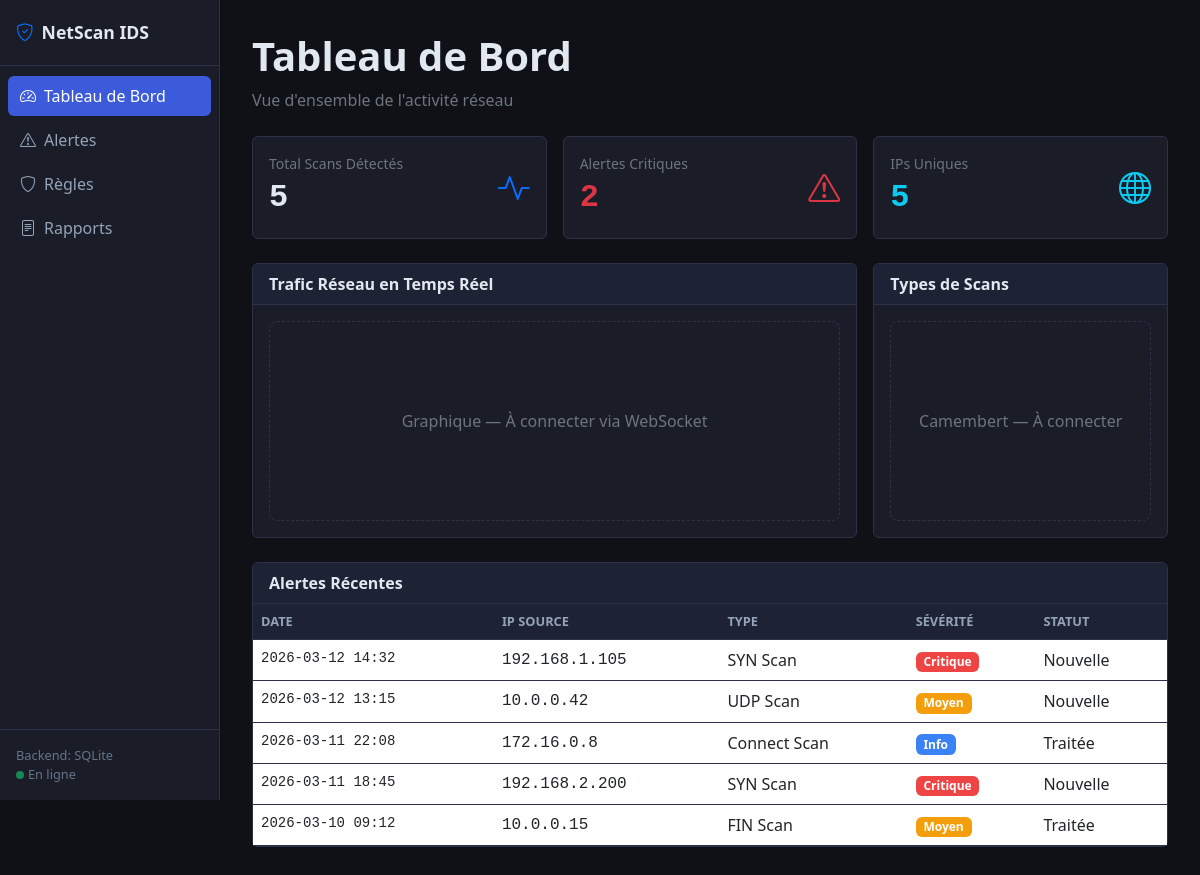
The page / on the database its author committed.
### tables this page shows
CREATE TABLE alertes (
            id INTEGER PRIMARY KEY AUTOINCREMENT,
            date TEXT NOT NULL,
            ip TEXT NOT NULL,
            type TEXT NOT NULL,
            severite TEXT NOT NULL,
            statut TEXT DEFAULT 'Nouvelle'
        );

### app.py (the view)
@app.route("/")
def dashboard():
    conn = get_db()
    total     = conn.execute("SELECT COUNT(*) FROM alertes").fetchone()[0]
    critiques = conn.execute("SELECT COUNT(*) FROM alertes WHERE severite='Critique'").fetchone()[0]
    ips       = conn.execute("SELECT COUNT(DISTINCT ip) FROM alertes").fetchone()[0]
    recentes  = conn.execute("SELECT * FROM alertes ORDER BY date DESC LIMIT 5").fetchall()
    conn.close()
    return render_template("dashboard.html",
        total=total, critiques=critiques, ips=ips, recentes=recentes)

### app.py (called while the page is built)
def get_db():
    conn = sqlite3.connect(DB_PATH)
    conn.row_factory = sqlite3.Row
    return conn

### templates/dashboard.html
{% extends "base.html" %}
{% set page = "dashboard" %}
{% block content %}
<div class="mb-4">
  <h1 class="fw-bold">Tableau de Bord</h1>
  <p class="text-secondary">Vue d'ensemble de l'activité réseau</p>
</div>
<div class="row g-3 mb-4">
  <div class="col-md-4">
    <div class="card">
      <div class="card-body d-flex justify-content-between align-items-center">
        <div>
          <div class="text-secondary small">Total Scans Détectés</div>
          <div class="fs-2 fw-bold font-monospace">{{ total }}</div>
        </div>
        <i class="bi bi-activity fs-2 text-primary"></i>
      </div>
    </div>
  </div>
  <div class="col-md-4">
    <div class="card">
      <div class="card-body d-flex justify-content-between align-items-center">
        <div>
          <div class="text-secondary small">Alertes Critiques</div>
          <div class="fs-2 fw-bold font-monospace text-danger">{{ critiques }}</div>
        </div>
        <i class="bi bi-exclamation-triangle fs-2 text-danger"></i>
      </div>
    </div>
  </div>
  <div class="col-md-4">
    <div class="card">
      <div class="card-body d-flex justify-content-between align-items-center">
        <div>
          <div class="text-secondary small">IPs Uniques</div>
          <div class="fs-2 fw-bold font-monospace text-info">{{ ips }}</div>
        </div>
        <i class="bi bi-globe fs-2 text-info"></i>
      </div>
    </div>
  </div>
</div>
<div class="row g-3 mb-4">
  <div class="col-md-8">
    <div class="card">
      <div class="card-header">Trafic Réseau en Temps Réel</div>
      <div class="card-body d-flex align-items-center justify-content-center" style="height:200px; border: 1px dashed #2d3148; margin:1rem; border-radius:8px;">
        <span class="text-secondary">Graphique — À connecter via WebSocket</span>
      </div>
    </div>
  </div>
  <div class="col-md-4">
    <div class="card">
      <div class="card-header">Types de Scans</div>
      <div class="card-body d-flex align-items-center justify-content-center" style="height:200px; border: 1px dashed #2d3148; margin:1rem; border-radius:8px;">
        <span class="text-secondary">Camembert — À connecter</span>
      </div>
    </div>
  </div>
</div>
<div class="card">
  <div class="card-header">Alertes Récentes</div>
  <div class="card-body p-0">
    <table class="table table-hover mb-0">
      <thead>
        <tr>
          <th>Date</th><th>IP Source</th><th>Type</th><th>Sévérité</th><th>Statut</th>
        </tr>
      </thead>
      <tbody>
        {% for a in recentes %}
        <tr>
          <td class="font-monospace small">{{ a.date }}</td>
          <td class="font-monospace">{{ a.ip }}</td>
          <td>{{ a.type }}</td>
          <td>
            <span class="badge badge-{{ a.severite | lower }}">{{ a.severite }}</span>
          </td>
          <td>{{ a.statut }}</td>
        </tr>
        {% endfor %}
      </tbody>
    </table>
  </div>
</div>
{% endblock %}

### templates/base.html (shortened to what this page needs)
<!DOCTYPE html>
<html lang="fr">
<head>
  <link href="https://cdn.jsdelivr.net/npm/bootstrap@5.3.0/dist/css/bootstrap.min.css" rel="stylesheet"/>
  <link href="https://cdn.jsdelivr.net/npm/bootstrap-icons@1.11.0/font/bootstrap-icons.css" rel="stylesheet"/>
</head>
<body>
<div class="sidebar d-flex flex-column">
  <div class="brand">
    <i class="bi bi-shield-check me-2 text-primary"></i>NetScan IDS
  </div>
  <nav class="nav flex-column mt-2 flex-grow-1">
    <a href="/" class="nav-link {% if page=='dashboard' %}active{% endif %}">
      <i class="bi bi-speedometer2 me-2"></i>Tableau de Bord
    </a>
    <a href="/alertes" class="nav-link {% if page=='alertes' %}active{% endif %}">
      <i class="bi bi-exclamation-triangle me-2"></i>Alertes
    </a>
    <a href="/regles" class="nav-link {% if page=='regles' %}active{% endif %}">
      <i class="bi bi-shield me-2"></i>Règles
    </a>
    <a href="/rapports" class="nav-link {% if page=='rapports' %}active{% endif %}">
      <i class="bi bi-file-text me-2"></i>Rapports
    </a>
  </nav>
  <div class="p-3 border-top" style="border-color:#2d3148!important; font-size:0.8rem; color:#64748b;">
    <div>Backend: SQLite</div>
    <div><span class="status-dot bg-success me-1"></span>En ligne</div>
  </div>
</div>
<div class="main-content">
  {% block content %}{% endblock %}
</div>
</body>
</html>

### templates/base.html (style rules this page uses)
body { background-color: #0f1117; color: #e2e8f0; min-height: 100vh; }
.sidebar { width: 220px; min-height: 100vh; background: #1a1d27; border-right: 1px solid #2d3148; position: fixed; top: 0; left: 0; }
.sidebar .brand { padding: 1.2rem 1rem; border-bottom: 1px solid #2d3148; font-weight: 700; font-size: 1.1rem; }
.sidebar .nav-link { color: #94a3b8; border-radius: 6px; margin: 2px 8px; padding: 8px 12px; }
.sidebar .nav-link.active { background: #3b5bdb; color: #fff; }
.main-content { margin-left: 220px; padding: 2rem; }
.card { background: #1a1d27; border: 1px solid #2d3148; color: #e2e8f0; }
.card-header { background: #1e2235; border-bottom: 1px solid #2d3148; font-weight: 600; }
.table { color: #e2e8f0; }
.table thead th { background: #1e2235; border-color: #2d3148; color: #94a3b8; font-size: 0.8rem; text-transform: uppercase; }
.table td, .table th { border-color: #2d3148; }
.badge-critique { background: #ef4444; }
.badge-moyen { background: #f59e0b; }
.badge-info { background: #3b82f6; }
.status-dot { width: 8px; height: 8px; border-radius: 50%; display: inline-block; }

### rows shown on the page
alertes: date "2026-03-12 14:32", ip "192.168.1.105", type "SYN Scan", severite "Critique", statut "Nouvelle"
alertes: date "2026-03-12 13:15", ip "10.0.0.42", type "UDP Scan", severite "Moyen", statut "Nouvelle"
alertes: date "2026-03-11 22:08", ip "172.16.0.8", type "Connect Scan", severite "Info", statut "Traitée"
alertes: date "2026-03-11 18:45", ip "192.168.2.200", type "SYN Scan", severite "Critique", statut "Nouvelle"
alertes: date "2026-03-10 09:12", ip "10.0.0.15", type "FIN Scan", severite "Moyen", statut "Traitée"

### other values the page prints
{{ total }} "5"
{{ critiques }} "2"
{{ ips }} "5"
